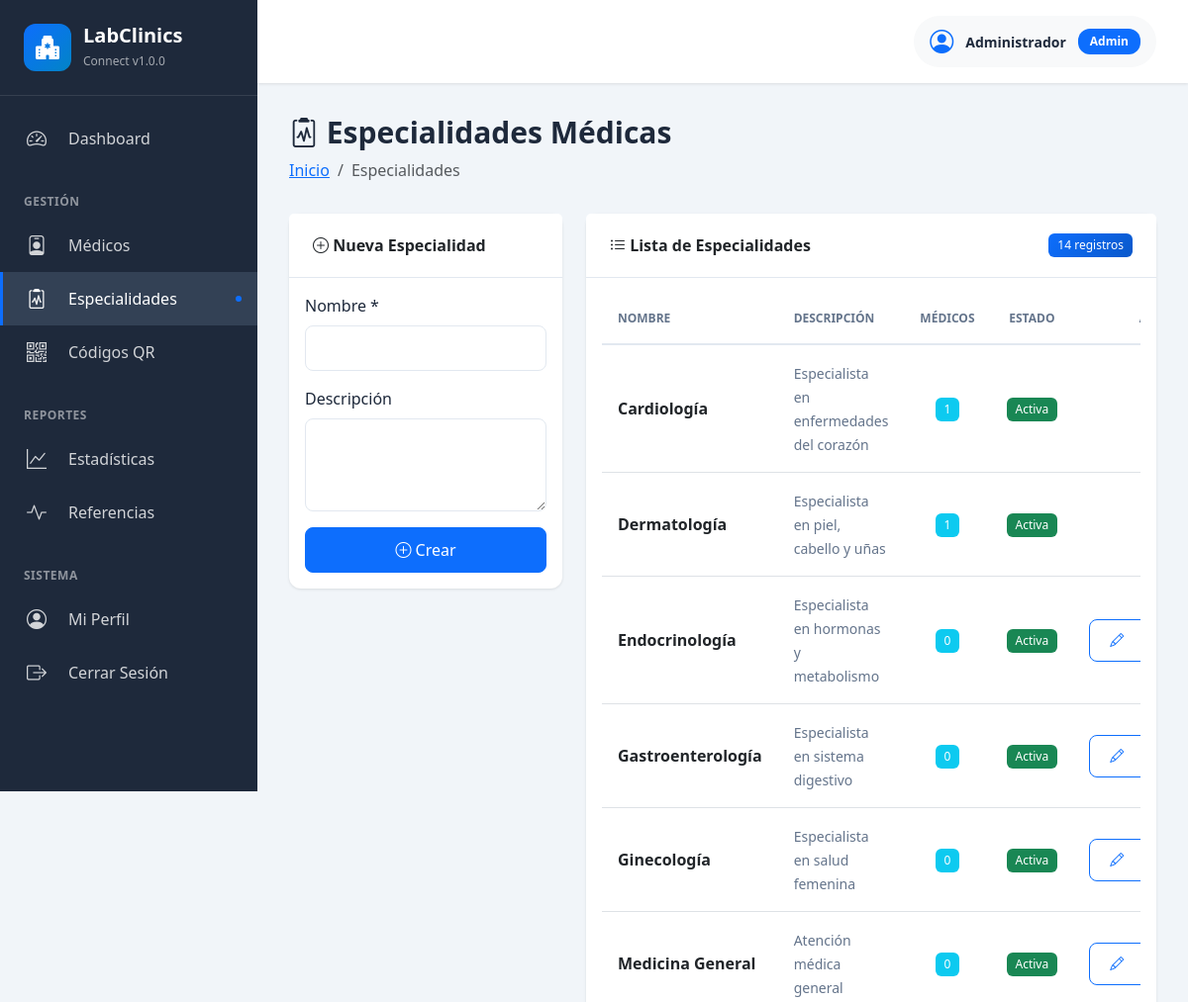
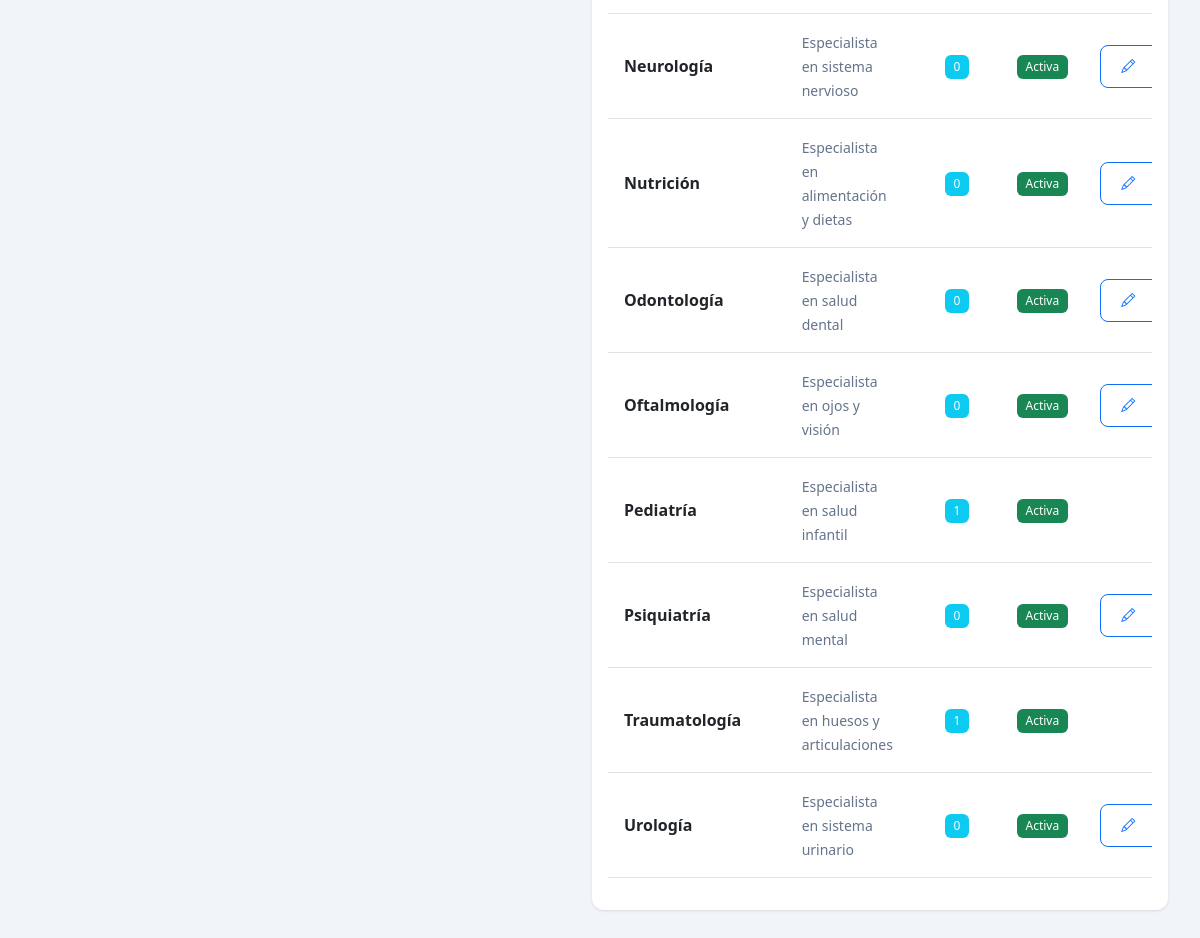
The app's page /admin/especialidades.php (signed in) with its own data (2 pictures, top to bottom).
### tables this page shows
CREATE TABLE especialidades (
    id INT AUTO_INCREMENT PRIMARY KEY,
    nombre VARCHAR(100) NOT NULL UNIQUE,
    descripcion TEXT,
    activo BOOLEAN DEFAULT 1,
    created_at TIMESTAMP DEFAULT CURRENT_TIMESTAMP,
    INDEX idx_nombre (nombre)
);

### public/admin/especialidades.php (the view, shortened to what this page needs)
<?php
$pdo = getConnection();
$stmt = $pdo->query("
    SELECT e.*, COUNT(m.id) as total_medicos
    FROM especialidades e
    LEFT JOIN medicos m ON e.id = m.especialidad_id AND m.activo = 1
    GROUP BY e.id
    ORDER BY e.nombre
");
$especialidades = $stmt->fetchAll();
$editando = null;
include __DIR__ . '/../../src/templates/admin-header.php';
?>
<div class="page-header">
    <h1><i class="bi bi-clipboard2-pulse"></i> Especialidades Médicas</h1>
    <nav aria-label="breadcrumb">
        <ol class="breadcrumb">
            <li class="breadcrumb-item"><a href="index.php">Inicio</a></li>
            <li class="breadcrumb-item active">Especialidades</li>
        </ol>
    </nav>
</div>
<div class="row">
    <div class="col-md-4 mb-4">
        <div class="card">
            <div class="card-header">
                <i class="bi bi-<?php echo $editando ? 'pencil' : 'plus-circle'; ?>"></i>
                <?php echo $editando ? 'Editar Especialidad' : 'Nueva Especialidad'; ?>
            </div>
            <div class="card-body">
                <form method="POST">
                    <div class="mb-3">
                        <label for="nombre" class="form-label">Nombre *</label>
                        <input type="text" class="form-control" id="nombre" name="nombre"
                               value="<?php echo $editando ? htmlspecialchars($editando['nombre']) : ''; ?>"
                               required>
                    </div>
                    <div class="mb-3">
                        <label for="descripcion" class="form-label">Descripción</label>
                        <textarea class="form-control" id="descripcion" name="descripcion" rows="3"><?php echo $editando ? htmlspecialchars($editando['descripcion']) : ''; ?></textarea>
                    </div>
                    <div class="d-grid gap-2">
                        <button type="submit" class="btn btn-primary">
                            <i class="bi bi-<?php echo $editando ? 'check' : 'plus'; ?>-circle"></i>
                            <?php echo $editando ? 'Actualizar' : 'Crear'; ?>
                        </button>
                    </div>
                </form>
            </div>
        </div>
    </div>
    <div class="col-md-8 mb-4">
        <div class="card">
            <div class="card-header d-flex justify-content-between align-items-center">
                <span><i class="bi bi-list-ul"></i> Lista de Especialidades</span>
                <span class="badge bg-primary"><?php echo count($especialidades); ?> registros</span>
            </div>
            <div class="card-body">
                <?php if (empty($especialidades)): ?>
                    <p class="text-muted text-center py-4">No hay especialidades registradas</p>
                <?php else: ?>
                    <div class="table-responsive">
                        <table class="table table-hover">
                            <thead>
                                <tr>
                                    <th>Nombre</th>
                                    <th>Descripción</th>
                                    <th class="text-center">Médicos</th>
                                    <th class="text-center">Estado</th>
                                    <th class="text-end">Acciones</th>
                                </tr>
                            </thead>
                            <tbody>
                                <?php foreach ($especialidades as $esp): ?>
                                    <tr>
                                        <td>
                                            <strong><?php echo htmlspecialchars($esp['nombre']); ?></strong>
                                        </td>
                                        <td>
                                            <small class="text-muted">
                                                <?php echo htmlspecialchars(substr($esp['descripcion'], 0, 50)); ?>
                                            </small>
                                        </td>
                                        <td class="text-center">
                                            <span class="badge bg-info"><?php echo $esp['total_medicos']; ?></span>
                                        </td>
                                        <td class="text-center">
                                            <?php if ($esp['activo']): ?>
                                                <span class="badge bg-success">Activa</span>
                                            <?php else: ?>
                                                <span class="badge bg-secondary">Inactiva</span>
                                            <?php endif; ?>
                                        </td>
                                        <td class="text-end">
                                            <div class="btn-group btn-group-sm">
                                                <a href="especialidades.php?edit=<?php echo $esp['id']; ?>"
                                                   class="btn btn-outline-primary" title="Editar">
                                                    <i class="bi bi-pencil"></i>
                                                </a>
                                            </div>
                                        </td>
                                    </tr>
                                <?php endforeach; ?>
                            </tbody>
                        </table>
                    </div>
                <?php endif; ?>
            </div>
        </div>
    </div>
</div>
<?php include __DIR__ . '/../../src/templates/admin-footer.php'; ?>

### public/assets/css/admin-dashboard.css (style rules this page uses)
:root { --sidebar-width: 260px; --sidebar-bg: #1e293b; --sidebar-hover: #334155; --primary-color: #0ea5e9; --primary-dark: #0284c7; --text-primary: #1e293b; --text-muted: #64748b; --bg-light: #f1f5f9; --border-color: #e2e8f0; }
body { font-family: 'Inter', -apple-system, BlinkMacSystemFont, 'Segoe UI', sans-serif; background-color: var(--bg-light); color: var(--text-primary); }
.page-header { margin-bottom: 2rem; }
.page-header h1 { font-size: 1.875rem; font-weight: 700; color: var(--text-primary); margin: 0; }
.page-header .breadcrumb { background: none; padding: 0; margin: 0.5rem 0 0 0; }
.card { border: none; border-radius: 0.75rem; box-shadow: 0 1px 3px rgba(0,0,0,0.1); margin-bottom: 1.5rem; background: white; }
.card-header { background: white; border-bottom: 1px solid var(--border-color); padding: 1.25rem 1.5rem; font-weight: 600; }
.btn { padding: 0.625rem 1.25rem; border-radius: 0.5rem; font-weight: 500; transition: all 0.2s ease; }
.btn-primary { background: var(--primary-color); border-color: var(--primary-color); }
.table { background: white; }
.table thead th { border-bottom: 2px solid var(--border-color); font-weight: 600; text-transform: uppercase; font-size: 0.75rem; color: var(--text-muted); padding: 1rem; }
.table tbody td { padding: 1rem; vertical-align: middle; }
.form-control { border-radius: 0.5rem; border: 1px solid var(--border-color); padding: 0.625rem 0.75rem; }
.form-label { font-weight: 500; margin-bottom: 0.5rem; color: var(--text-primary); }
.badge { padding: 0.375rem 0.75rem; border-radius: 0.375rem; font-weight: 500; }
.text-muted { color: var(--text-muted) !important; }

### public/assets/css/global.css (style rules this page uses)
:root { --primary-color: #0d6efd; --secondary-color: #6c757d; --success-color: #198754; --danger-color: #dc3545; --light-bg: #f8f9fa; }
body { font-family: 'Segoe UI', Tahoma, Geneva, Verdana, sans-serif; color: #333; }
.card { transition: transform 0.2s, box-shadow 0.2s; }
.btn { transition: all 0.3s ease; }
.table-responsive { border-radius: 0.375rem; }
.badge { font-weight: 500; padding: 0.5em 0.75em; }
.bg-primary { background: linear-gradient(135deg, #0d6efd 0%, #0a58ca 100%) !important; }
.card, .alert { animation: fadeIn 0.5s ease-out; }
.card a { text-decoration: none; }
* { transition: color 0.15s ease-in-out, background-color 0.15s ease-in-out, border-color 0.15s ease-in-out; }

### records on screen
especialidades: nombre "Cardiología", descripcion "Especialista en enfermedades del corazón", total_medicos "1", activo "Activa"
especialidades: nombre "Dermatología", descripcion "Especialista en piel, cabello y uñas", total_medicos "1", activo "Activa"
especialidades: nombre "Endocrinología", descripcion "Especialista en hormonas y metabolismo", total_medicos "0", activo "Activa"
especialidades: nombre "Gastroenterología", descripcion "Especialista en sistema digestivo", total_medicos "0", activo "Activa"
especialidades: nombre "Ginecología", descripcion "Especialista en salud femenina", total_medicos "0", activo "Activa"
especialidades: nombre "Medicina General", descripcion "Atención médica general", total_medicos "0", activo "Activa"
especialidades: nombre "Neurología", descripcion "Especialista en sistema nervioso", total_medicos "0", activo "Activa"
especialidades: nombre "Nutrición", descripcion "Especialista en alimentación y dietas", total_medicos "0", activo "Activa"
especialidades: nombre "Odontología", descripcion "Especialista en salud dental", total_medicos "0", activo "Activa"
especialidades: nombre "Oftalmología", descripcion "Especialista en ojos y visión", total_medicos "0", activo "Activa"
especialidades: nombre "Pediatría", descripcion "Especialista en salud infantil", total_medicos "1", activo "Activa"
especialidades: nombre "Psiquiatría", descripcion "Especialista en salud mental", total_medicos "0", activo "Activa"
especialidades: nombre "Traumatología", descripcion "Especialista en huesos y articulaciones", total_medicos "1", activo "Activa"
especialidades: nombre "Urología", descripcion "Especialista en sistema urinario", total_medicos "0", activo "Activa"

### other values on screen
SITE_SHORT_NAME "LabClinics"
SITE_VERSION "1.0.0"
getUserName() "Administrador"
count($especialidades) "14"
